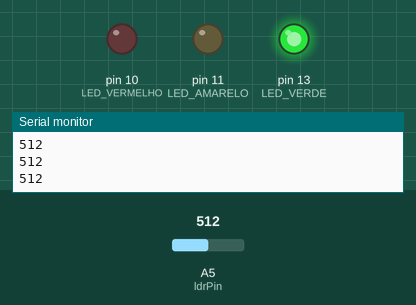
The sketch below on a simulated Arduino Uno, built with avr-gcc and run on an emulated ATmega328P. Shown: output pins drawn as LEDs (lit = HIGH), the last lines printed to the serial monitor. Inputs (shaded band) come from the test bench; at power-on: A5 (ldrPin) = 512.

Above: at 1.2 s.
1.3 s: A5 (ldrPin) set to 690
2.8 s: A5 (ldrPin) set to 706
At 3.2 s:
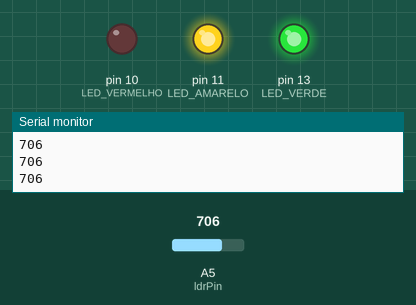
4.4 s: A5 (ldrPin) set to 888
5.9 s: A5 (ldrPin) set to 913
At 7.1 s:
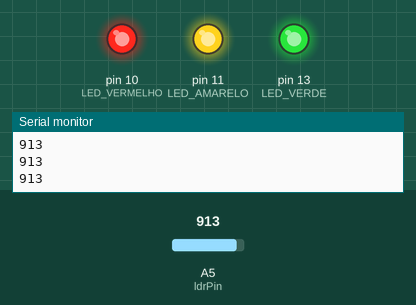
7.5 s: A5 (ldrPin) set to 140
At 8.4 s:
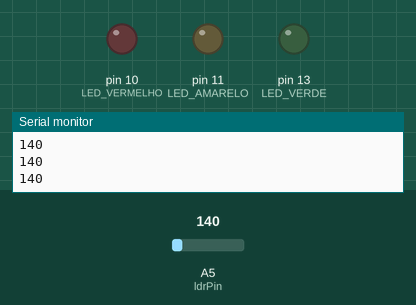
9.0 s: A5 (ldrPin) set to 336
10.5 s: A5 (ldrPin) set to 359
At 11.4 s:
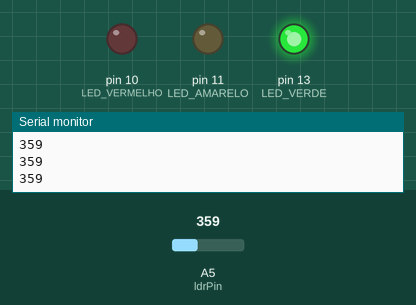
Timing chart, 0 to 13.1 s (numbered marks = the images above; inputs shaded):
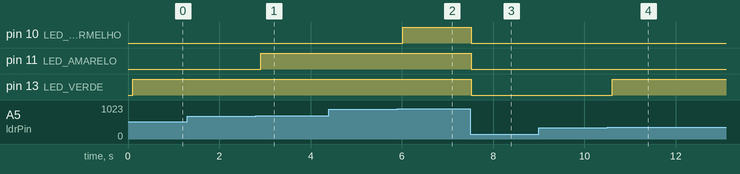

Measured:
- the behaviour switches between 699 and 700 on A5 (ldrPin) (found by bisection; images 0 and 1)
- the behaviour switches between 899 and 900 on A5 (ldrPin) (found by bisection; images 1 and 2)
- the behaviour switches between 349 and 350 on A5 (ldrPin) (found by bisection; images 3 and 4)
- after the input at 2.8 s, pin 11 (LED_AMARELO): LOW → HIGH after 0.11 s
- after the input at 5.9 s, pin 10 (LED_VERMELHO): LOW → HIGH after 0.12 s
- after the input at 7.5 s, pin 10 (LED_VERMELHO), pin 11 (LED_AMARELO), pin 13 (LED_VERDE): HIGH → LOW at once
- after the input at 10.5 s, pin 13 (LED_VERDE): LOW → HIGH after 0.11 s

The sketch:

ex7.ino
```cpp
// C++ code
//
int LED_VERDE = 13;
int LED_AMARELO = 11;
int LED_VERMELHO = 10;
int buttonState = 0;
int ldrValor = 0;
int ldrPin = A5;

void setup()

{
  pinMode(LED_VERDE, OUTPUT);
  pinMode(LED_AMARELO, OUTPUT);
  pinMode(LED_VERMELHO, OUTPUT);
  pinMode(ldrPin,INPUT);
  Serial.begin(9600);
}

void loop()
{
 ldrValor = analogRead(ldrPin); //ler o valor do ldr
  Serial.println(ldrValor);

  if(ldrValor >= 900){
   delay(100);
    digitalWrite(LED_VERMELHO, HIGH);
    digitalWrite(LED_AMARELO,HIGH);
    digitalWrite(LED_VERDE,HIGH);


	}
  if(ldrValor >= 700 && ldrValor < 900){
       delay(100);
	    digitalWrite(LED_AMARELO,HIGH);
        digitalWrite(LED_VERMELHO, LOW);


  }
    if(ldrValor >= 350 && ldrValor < 700){
       delay(100);
      digitalWrite(LED_VERDE,HIGH);
      digitalWrite(LED_AMARELO,LOW);
      digitalWrite(LED_VERMELHO, LOW);

  }

  if(ldrValor < 150){
	    digitalWrite(LED_VERDE,LOW);
    	digitalWrite(LED_AMARELO,LOW);
	    digitalWrite(LED_VERMELHO,LOW);

}

}
```

lab12.cpp
```cpp
// c++ code

// definindo as portas
int transistorPin = 2;
int potenciometroPin = A1;

// função setup
void setup()
{
    Serial.begin(9600);
    pinMode(transistorPin, OUTPUT);
    pinMode(potenciometroPin, INPUT);
}
// função loop
void loop()
{
    int valorPotenciometro = analogRead(potenciometroPin);
    int valorTransistor = map(valorPotenciometro, 0, 1023, 0, 255);

    analogWrite(transistorPin, valorTransistor);
    Serial.println(valorTransistor);
    delay(100);
}
```

lab13.cpp
```cpp
// C++ code

#include <Servo.h>

const int botao = 2;
const int pinoServo = 3;

Servo cancela_estacionamento;

void setup()
{
    pinMode(botao, INPUT);
    cancela_estacionamento.attach(pinoServo, 500, 2500);
    cancela_estacionamento.write(90);
}

void loop()
{
    int estadoBotao = digitalRead(botao);
    if (estadoBotao == HIGH)
    {
        cancela_estacionamento.write(0);
        delay(2000);
        cancela_estacionamento.write(90);
        while (digitalRead(botao) == HIGH)
        {
            // Aguardar até o botão ser solto
        }
    }
}
```

lab14.cpp
```cpp

```

lab15.cpp
```cpp

```

lab16b.cpp
```cpp

```
